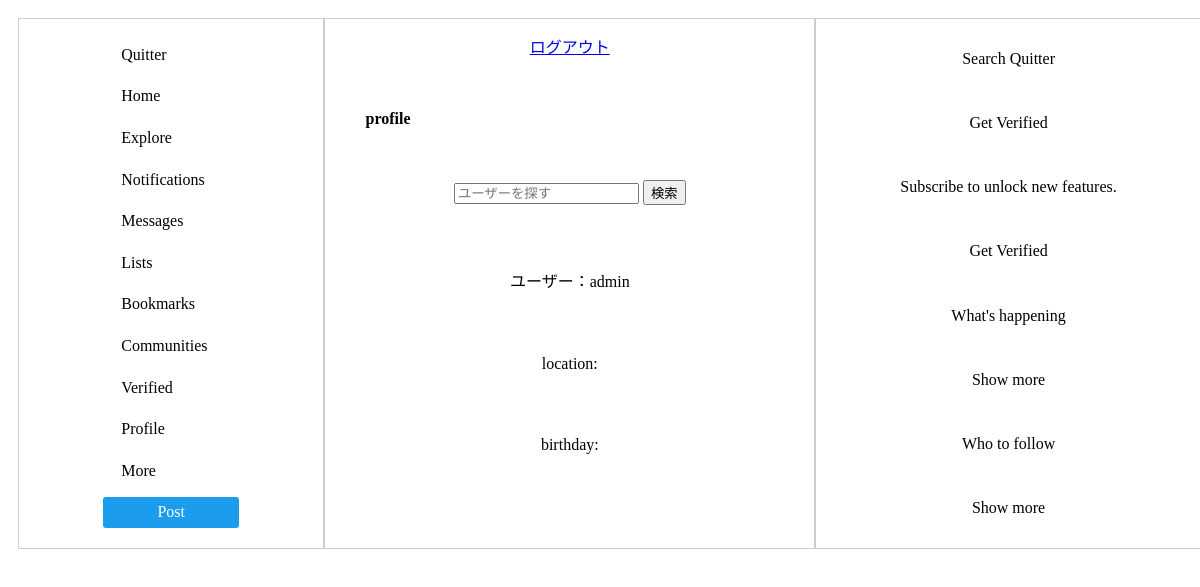
/profile/admin/, run on an earlier commit of the app's database.
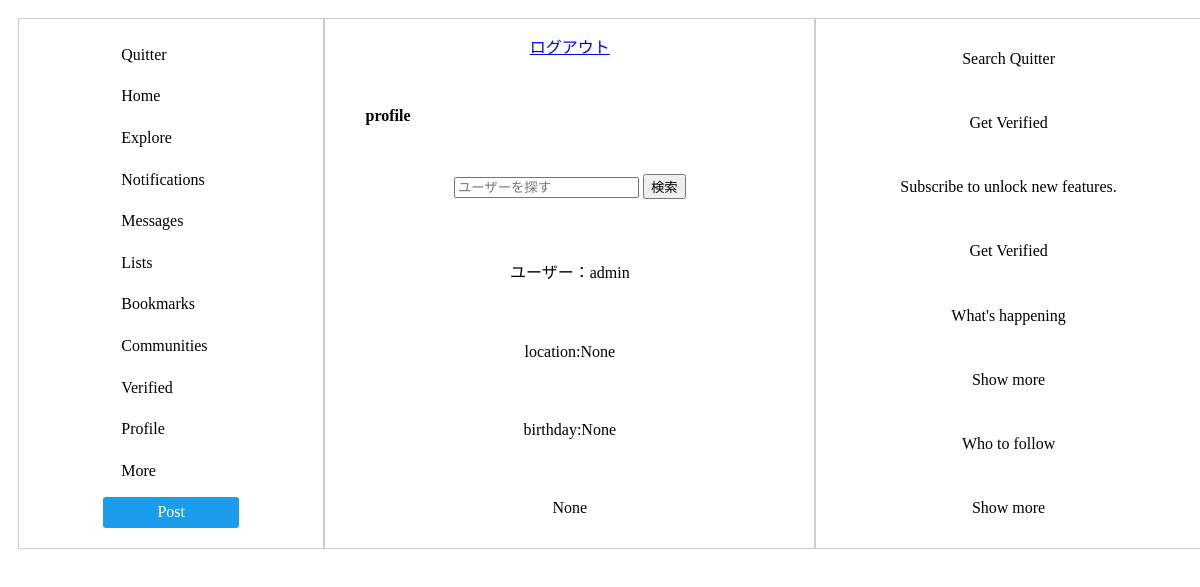
And on a later commit of the database.
### accounts/models.py (models this page shows)
class Profile(models.Model):
    user=models.OneToOneField(User, on_delete=models.CASCADE,null=True)
    introduction_text=models.TextField(null=True)
    birthday=models.TextField(null=True)
    location=models.TextField(null=True)

### accounts/views.py (the view)
# urls.py: path('profile/<str:username>/', profileview, name='profileview'),
def profileview(request, username):
    user = get_object_or_404(User, username=username)
    try:
        user_profile = Profile.objects.get(user=user)
    except Profile.DoesNotExist:
        user_profile = None
    form = ProfileForm(request.POST or None, instance=user_profile)
    return render(request, 'profileview.html', {'username': username, 'form': form, 'user_profile': user_profile, 'user': user})

### accounts/forms.py
class ProfileForm(forms.ModelForm):
    introduction_text = forms.CharField(required=False)
    location = forms.CharField(required=False)
    birth_month = forms.ChoiceField(choices=[(str(i).zfill(2), str(i).zfill(2)) for i in range(1, 13)],required=False)
    birth_day = forms.ChoiceField(choices=[(str(i).zfill(2), str(i).zfill(2)) for i in range(1, 32)],required=False)
    birth_year = forms.ChoiceField(choices=[(str(i).zfill(4), str(i).zfill(4)) for i in range(1900, 2022)],required=False)
    class Meta:
        model = Profile
        fields = ['introduction_text','location', 'birth_month', 'birth_day', 'birth_year']

### templates/profileview.html (shortened to what this page needs)
{% load static %}
<head>
    <link rel="stylesheet" href="{% static './css/homepage.css' %}">
    <link rel="stylesheet" href="{% static './css/profile.css' %}">
</head>
<body class="lan">
    <div id="flexbox">
        <div class="box-item1">
            <a href="#" class="btn-flat-border left-aligned">Quitter</a>
            <a href="{% url 'home' %}" class="btn-flat-border">Home</a>
            <a href="#" class="btn-flat-border">Explore</a>
            <a href="#" class="btn-flat-border">Notifications</a>
            <a href="#" class="btn-flat-border">Messages</a>
            <a href="#" class="btn-flat-border">Lists</a>
            <a href="#" class="btn-flat-border">Bookmarks</a>
            <a href="#" class="btn-flat-border">Communities</a>
            <a href="#" class="btn-flat-border">Verified</a>
            <p class="btn-flat-border">Profile</p>
            <a href="#" class="btn-flat-border">More</a>
            <a href="#" class="btn-flat-border1">Post</a>
        </div>
        <div class="box-item2">
            <a href="{% url 'user_logout' %}">ログアウト</a>
            <h4>profile</h4>
            <form method="GET" action="{% url 'searchprofile' %}">
                <input type="text" name="query" placeholder="ユーザーを探す">
                <button type="submit">検索</button>
            </form>
            <p>ユーザー：{{ username }}</p>
            <p>location:{{ user_profile.location }}</p><p>birthday:{{ user_profile.birthday }}</p>
            <p>{{ user_profile.introduction_text }}</p>
        </div>
        <div class="box-item3">
        <p>Search Quitter</p>
        <p>Get Verified</p>
        <p>Subscribe to unlock new features.</p>
        <p>Get Verified</p>
        <p>What's happening</p>
        <p>Show more</p>
        <p>Who to follow</p>
        <p>Show more</p>
        </div>
    </div>
</body>

What changed in the data, as far as the page shows it:
added Profile: location "None", birthday "None", introduction_text "None"
